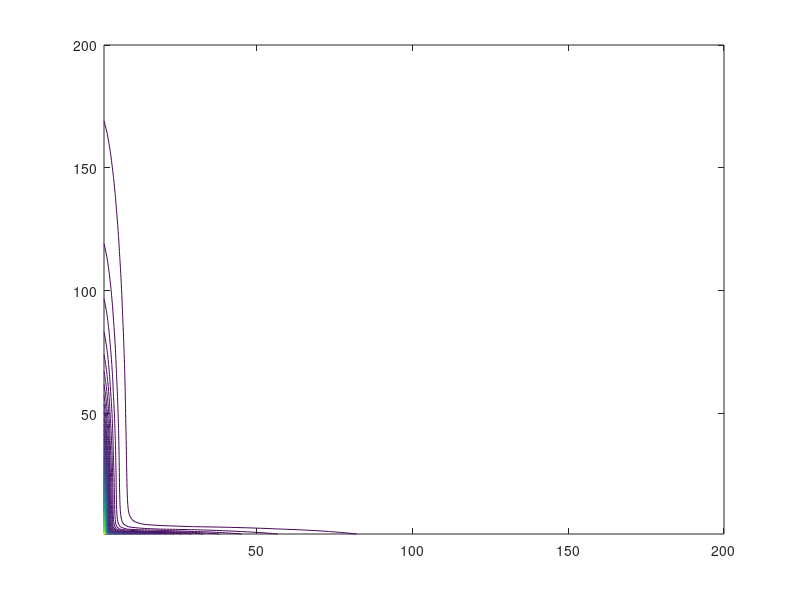

This figure's MATLAB source:
% 03/09/2015
% use optimization method to reconstrunct power of BLK
clear;clc
BLK_num=10;
N=2;
Power_BLK=ones(N,1)*0.5;
Power_BLK(2)=1;
mus=0.8288;
mun=0.006077;
M=10;
sigmas2=0.1036/M;
sigman2=0.0002854/M;
U=ones(N)*mun+diag(ones(1,N))*(mus-mun);
SIGMA_measured=randn(N)*sigman2+diag(randn(1,N)*sigmas2);
SIGMA=ones(N)*sigman2+diag(ones(1,N)*sigmas2);
R=(U+SIGMA_measured)*Power_BLK;



result=zeros(200,200);
for col=1:200
    for row=1:200
        P=[row/100;col/100];
        for ii=1:N
            result(row,col)=result(row,col)+(U(ii,:)*P-R(ii)).^2/(2*SIGMA(ii,:)*(P.*P))+...
                log((SIGMA(ii,:)*(P.*P)));
        end
    end
end
%%
% cvx_begin
%     variable P(2)
%     minimize (U(1,:)*P-R(1)).^2/(2*SIGMA(1,:)*P)+log(ones(1,2)*(SIGMA*P))+(U(2,:)*P-R(2)).^2/(2*SIGMA(2,:)*P)
% cvx_end



%% plot
figure
X=1:200;
Y=1:200;
%v=exp(0:1:50).*result(10,100);
contour(X,Y,result,100);

